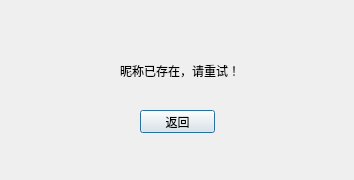
<?xml version="1.0" encoding="UTF-8"?>
<ui version="4.0">
 <class>enroll_warning3</class>
 <widget class="QDialog" name="enroll_warning3">
  <property name="geometry">
   <rect>
    <x>0</x>
    <y>0</y>
    <width>354</width>
    <height>180</height>
   </rect>
  </property>
  <property name="windowTitle">
   <string>Dialog</string>
  </property>
  <widget class="QLabel" name="label">
   <property name="geometry">
    <rect>
     <x>120</x>
     <y>60</y>
     <width>131</width>
     <height>21</height>
    </rect>
   </property>
   <property name="text">
    <string>昵称已存在，请重试！</string>
   </property>
  </widget>
  <widget class="QPushButton" name="Back">
   <property name="geometry">
    <rect>
     <x>140</x>
     <y>110</y>
     <width>75</width>
     <height>23</height>
    </rect>
   </property>
   <property name="text">
    <string>返回</string>
   </property>
  </widget>
 </widget>
 <resources/>
 <connections/>
</ui>
